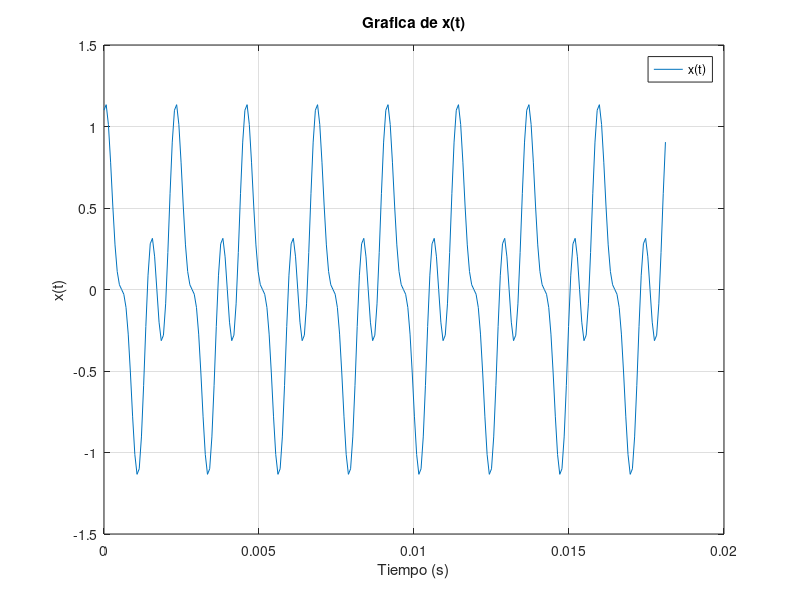
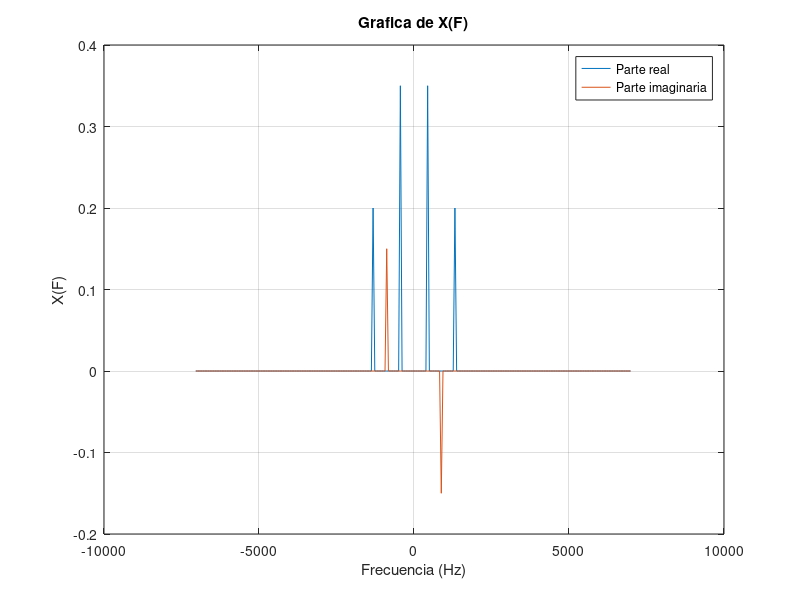

The MATLAB source for these figures, in order:
%UNIVERSIDAD DE COSTA RICA
%FACULTAD DE INGENIERIA 
%ESCUELA DE INGENIERIA ELECTRICA

%IE0527 - Ingenieria de Comunicaciones
%I - 2017


%Taller de simulacion: Transformada de Fourier

%Estudiantes:
%Luis Diego Fernandez Coto
%Victoria Quiros Cordero

%Profesor:
%Teodoro Willink Castro

%23/5/17

%% 1.ESTUDIO PRELIMINAR
clear all;

%Ganancias de Ai
A1 = 0.7;
A2 = 0.3;
A3 = 0.4;

%Frecuencias fi
f1 = 440;
f2 = 880;   %2*f1  
f3 = 1320;  %3*f1

Fs = 32 * f1;   %frecuencia de muestreo
N = 256;

t = 0:(1/Fs):((N-1)/Fs);    %vector para el tiempo

x = (A1*cos(2*pi*f1*t)) + (A2*sin(2*pi*f2*t)) + (A3*cos(2*pi*f3*t));

% Graficacion
figure;
plot(t,x);
title('Grafica de x(t)');
xlabel('Tiempo (s)');
ylabel('x(t)');
legend('x(t)');
grid on;

%% 2.TRANSFORMADA DE FOURIER
f = -(Fs/2):(Fs/N):((Fs/2)-(Fs/N)); %vector de frecuencia

%Transformada de fourier X(F) de x(t)
X = 1/N*fftshift(fft(x,N));

%Graficacion de la parte real e imaginaria
figure;
plot (f, real(X));
hold on;
plot (f, imag(X));
title('Grafica de X(F)');
xlabel('Frecuencia (Hz)');
ylabel('X(F)');
legend('Parte real', 'Parte imaginaria');
grid on;

%Grafiacion del espectro de Fourier de x


%%





